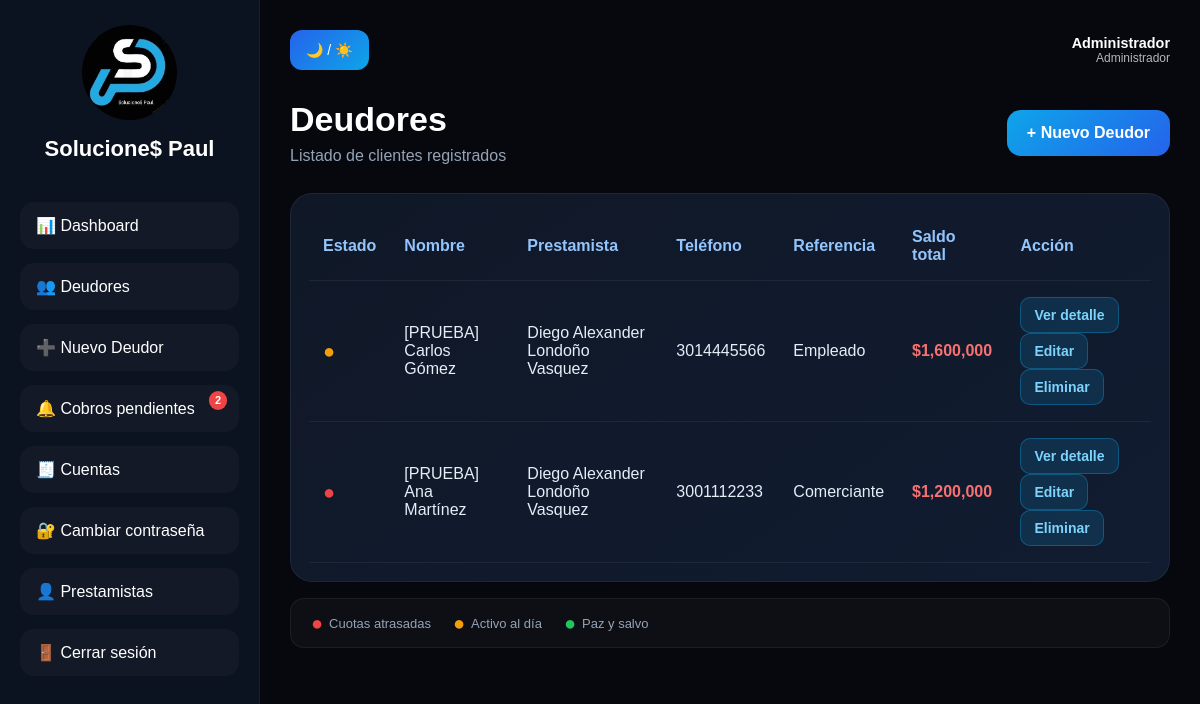
Screenshot of /deudores (signed in) with the database file from the repository.
### models.py (models this page shows)
class Usuario(db.Model, UserMixin):
    __tablename__ = "usuarios"
    id = db.Column(db.Integer, primary_key=True)
    nombre = db.Column(db.String(100), nullable=False)
    usuario = db.Column(db.String(80), unique=True, nullable=False)
    password_hash = db.Column(db.String(255), nullable=False)
    rol = db.Column(db.String(20), nullable=False, default="prestamista")
    activo = db.Column(db.Boolean, nullable=False, default=True)
    creado_en = db.Column(db.DateTime, default=datetime.utcnow)
    deudores = db.relationship("Deudor", backref="propietario", lazy=True)
    cuentas = db.relationship("CuentaContable", backref="propietario", lazy=True)
    @property
    def es_admin(self):
        return self.rol == "admin"
    @property
    def is_active(self):
        return self.activo

class Deudor(db.Model):
    __tablename__ = "deudores"
    id = db.Column(db.Integer, primary_key=True)
    usuario_id = db.Column(db.Integer, db.ForeignKey("usuarios.id"), nullable=True, index=True)
    nombre = db.Column(db.String(150), nullable=True)
    cedula = db.Column(db.String(50), unique=True, nullable=True)
    telefono = db.Column(db.String(50), nullable=True)
    direccion = db.Column(db.String(200))
    correo = db.Column(db.String(120))
    referencia = db.Column(db.String(150))
    nota = db.Column(db.Text)
    creado_en = db.Column(db.DateTime, default=datetime.utcnow)
    prestamos = db.relationship(
        "Prestamo",
        backref="deudor",
        lazy=True,
        cascade="all, delete-orphan"
    )

### app.py (the view)
@app.route("/deudores")
@login_required
def deudores():
    query = Deudor.query
    if not current_user.es_admin:
        query = query.filter_by(usuario_id=current_user.id)
    lista = query.order_by(Deudor.creado_en.desc()).all()
    return render_template("deudores.html", deudores=lista)

### app.py (called while the page is built)
def csrf_token():
    if "_csrf_token" not in session:
        session["_csrf_token"] = secrets.token_urlsafe(32)
    return session["_csrf_token"]

@app.before_request
def validar_csrf():
    if app.config.get("TESTING"):
        return
    if request.method in ("POST", "PUT", "PATCH", "DELETE"):
        esperado = session.get("_csrf_token", "")
        recibido = request.form.get("csrf_token", "") or request.headers.get("X-CSRF-Token", "")
        if not esperado or not hmac.compare_digest(esperado, recibido):
            abort(400, description="La sesión del formulario venció. Recarga la página e inténtalo nuevamente.")

@app.after_request
def agregar_cabeceras_seguridad(response):
    response.headers["X-Content-Type-Options"] = "nosniff"
    response.headers["X-Frame-Options"] = "DENY"
    response.headers["Referrer-Policy"] = "strict-origin-when-cross-origin"
    response.headers["Permissions-Policy"] = "camera=(), microphone=(), geolocation=()"
    if app.config["SESSION_COOKIE_SECURE"]:
        response.headers["Strict-Transport-Security"] = "max-age=31536000; includeSubDomains"
    return response

@login_manager.user_loader
def load_user(user_id):
    return Usuario.query.get(int(user_id))

def obtener_cuotas_urgentes():
    hoy = date.today()
    manana = hoy + timedelta(days=1)
    query = Cuota.query.join(Prestamo).join(Deudor)
    if not current_user.es_admin:
        query = query.filter(Deudor.usuario_id == current_user.id)
    cuotas_urgentes = query.filter(
        Cuota.estado.notin_(["pagada"]),
        (
            (Cuota.fecha_vencimiento == manana) |
            (Cuota.fecha_vencimiento == hoy) |
            (Cuota.fecha_vencimiento < hoy)
        )
    ).all()
    return hoy, manana, cuotas_urgentes

@app.context_processor
def inject_notificaciones_count():
    if current_user.is_authenticated:
        _, _, cuotas_urgentes = obtener_cuotas_urgentes()
        return {"notificaciones_count": len(cuotas_urgentes)}
    return {"notificaciones_count": 0}

@app.before_request
def preparar_base_de_datos():
    global _esquema_preparado
    if not _esquema_preparado:
        asegurar_esquema()
        crear_admin()
        asignar_datos_existentes_al_admin()
        _esquema_preparado = True

### templates/deudores.html (shortened to what this page needs)
{% extends "base.html" %}
{% block content %}
<section class="page-section">
    <div class="page-header">
        <div>
            <h1>Deudores</h1>
            <p>Listado de clientes registrados</p>
        </div>
        <a href="{{ url_for('nuevo_deudor') }}" class="btn-action">
            + Nuevo Deudor
        </a>
    </div>
    {% if deudores %}
        <div class="table-card">
            <table>
                <thead>
                    <tr>
                        <th>Estado</th>
                        <th>Nombre</th>
                        {% if current_user.es_admin %}<th>Prestamista</th>{% endif %}
                        <th>Teléfono</th>
                        <th>Referencia</th>
                        <th>Saldo total</th>
                        <th>Acción</th>
                    </tr>
                </thead>
                <tbody>
                    {% for deudor in deudores %}
                    {% set tiene_atrasado   = deudor.prestamos | selectattr("estado", "equalto", "atrasado") | list %}
                    {% set tiene_activo     = deudor.prestamos | selectattr("estado", "equalto", "activo")   | list %}
                    <tr>
                        <td>
                            {% if tiene_atrasado %}
                                <span class="estado-dot dot-rojo" title="Tiene cuotas atrasadas">●</span>
                            {% elif tiene_activo %}
                                <span class="estado-dot dot-amarillo" title="Préstamos activos al día">●</span>
                            {% else %}
                                <span class="estado-dot dot-verde" title="Paz y salvo">●</span>
                            {% endif %}
                        </td>
                        {% set saldo_total = deudor.prestamos | sum(attribute="saldo_capital") %}
                        <td>{{ deudor.nombre }}</td>
                        {% if current_user.es_admin %}<td>{{ deudor.propietario.nombre }}</td>{% endif %}
                        <td>{{ deudor.telefono or "—" }}</td>
                        <td>{{ deudor.referencia or "—" }}</td>
                        <td>
                            {% if saldo_total > 0 %}
                                <strong style="color: #f87171;">${{ "{:,.0f}".format(saldo_total) }}</strong>
                            {% else %}
                                <span style="color: #34d399;">Paz y salvo</span>
                            {% endif %}
                        </td>
                        <td>
                            <a href="{{ url_for('detalle_deudor', deudor_id=deudor.id) }}" class="btn-small">
                                Ver detalle
                            </a>
                            <a href="{{ url_for('editar_deudor', deudor_id=deudor.id) }}" class="btn-small">
                                Editar
                            </a>
                            <form method="POST" action="{{ url_for('eliminar_deudor', deudor_id=deudor.id) }}" style="display:inline" onsubmit="return confirm('¿Eliminar este deudor y todos sus préstamos asociados?');">
                                <button type="submit" class="btn-small btn-danger">Eliminar</button>
                            </form>
                        </td>
                    </tr>
                    {% endfor %}
                </tbody>
            </table>
        </div>
        <div class="estado-leyenda">
            <span><span class="estado-dot dot-rojo">●</span> Cuotas atrasadas</span>
            <span><span class="estado-dot dot-amarillo">●</span> Activo al día</span>
            <span><span class="estado-dot dot-verde">●</span> Paz y salvo</span>
        </div>
    {% endif %}
</section>
{% endblock %}

### templates/base.html (shortened to what this page needs)
<!DOCTYPE html>
<html lang="es">
<head>
    <link rel="stylesheet" href="{{ url_for('static', filename='css/estilos.css') }}">
</head>
<body class="dark-mode">
    <div class="app-container">
        <aside class="sidebar">
            <div class="logo-area">
                <img src="{{ url_for('static', filename='img/logo.jpeg') }}" alt="Logo">
                <h2>Solucione$ Paul</h2>
            </div>
            <nav class="menu">
                <a href="{{ url_for('dashboard') }}" data-label="Dashboard">
                    📊 Dashboard
                </a>
                <a href="{{ url_for('deudores') }}" data-label="Deudores">
                    👥 Deudores
                </a>
                <a href="{{ url_for('nuevo_deudor') }}" data-label="Nuevo Deudor">
                    ➕ Nuevo Deudor
                </a>
                <a href="{{ url_for('notificaciones') }}" data-label="Notificaciones" class="nav-notif">
                    🔔 Cobros pendientes
                    {% if notificaciones_count > 0 %}
                        <span class="notif-badge">{{ notificaciones_count }}</span>
                    {% endif %}
                </a>
                <a href="{{ url_for('cuentas') }}" data-label="Cuentas">
                    🧾 Cuentas
                </a>
                <a href="{{ url_for('seguridad_perfil') }}" data-label="Seguridad">
                    🔐 Cambiar contraseña
                </a>
                {% if current_user.es_admin %}
                <a href="{{ url_for('prestamistas') }}" data-label="Prestamistas">
                    👤 Prestamistas
                </a>
                {% endif %}
                <form method="POST" action="{{ url_for('logout') }}" class="logout-form">
                    <button type="submit" data-label="Cerrar sesión">🚪 Cerrar sesión</button>
                </form>
            </nav>
        </aside>
        <main class="main-content">
            <header class="topbar">
                <button id="theme-toggle">
                    🌙 / ☀️
                </button>
                <div class="session-user">
                    <strong>{{ current_user.nombre }}</strong>
                    <span>{{ "Administrador" if current_user.es_admin else "Prestamista" }}</span>
                </div>
            </header>
            {% block content %}
            {% endblock %}
        </main>
    </div>
</body>
</html>

### static/css/estilos.css (style rules this page uses)
* { margin: 0; padding: 0; box-sizing: border-box; }
body { font-family: Arial, Helvetica, sans-serif; }
.session-user { margin-left: auto; display: flex; flex-direction: column; text-align: right; font-size: .9rem; }
.session-user span { opacity: .7; font-size: .75rem; }
.logout-form { margin: 0; }
.menu .logout-form button { width: 100%; border: 0; cursor: pointer; text-align: left; font: inherit; }
.dark-mode { background: #06080d; color: #ffffff; }
.app-container { display: flex; min-height: 100vh; }
.sidebar { width: 260px; background: #0b1220; border-right: 1px solid rgba(255,255,255,0.06); padding: 25px 20px; flex-shrink: 0; transition: width 0.3s ease; }
.logo-area { text-align: center; margin-bottom: 40px; }
.logo-area img { width: 95px; height: 95px; border-radius: 50%; object-fit: cover; margin-bottom: 12px; transition: width 0.3s, height 0.3s; }
.logo-area h2 { font-size: 22px; transition: opacity 0.2s; }
.menu { display: flex; flex-direction: column; gap: 14px; }
.menu a, .menu .logout-form button { text-decoration: none; color: white; padding: 14px 16px; border-radius: 14px; transition: background 0.3s ease; background: rgba(255,255,255,0.03); display: flex; align-items: center; gap: 10px; white-space: nowrap; overflow: hidden; }
.main-content { flex: 1; padding: 30px; min-width: 0; }
.topbar { display: flex; justify-content: flex-end; align-items: center; gap: 12px; margin-bottom: 30px; }
#theme-toggle { border: none; padding: 12px 16px; border-radius: 12px; cursor: pointer; background: linear-gradient(135deg, #2563eb, #0ea5e9); color: white; font-size: 14px; }
.page-section { width: 100%; }
.page-header { display: flex; justify-content: space-between; align-items: center; gap: 18px; margin-bottom: 28px; }
.page-header h1 { font-size: 34px; margin-bottom: 8px; }
.page-header p { color: #94a3b8; }
.btn-action { display: inline-block; text-decoration: none; border: none; padding: 14px 20px; border-radius: 14px; background: linear-gradient(135deg, #0ea5e9, #2563eb); color: white; font-weight: 700; cursor: pointer; }
.btn-small { display: inline-block; text-decoration: none; padding: 9px 13px; border-radius: 10px; background: rgba(14, 165, 233, 0.15); border: 1px solid rgba(14, 165, 233, 0.35); color: #7dd3fc; font-weight: 600; font-size: 14px; }
.table-card { overflow-x: auto; background: linear-gradient(145deg, #101827, #111c31); border-radius: 22px; padding: 18px; border: 1px solid rgba(255,255,255,0.06); }
table { width: 100%; border-collapse: collapse; min-width: 720px; }
thead { color: #93c5fd; }
th, td { text-align: left; padding: 16px 14px; border-bottom: 1px solid rgba(255,255,255,0.06); }
td { color: #e5edf7; }
.estado-dot { font-size: 20px; line-height: 1; cursor: default; display: inline-block; }
.dot-verde { color: #22c55e; }
.dot-amarillo { color: #f59e0b; }
.dot-rojo { color: #ef4444; }
.estado-leyenda { display: flex; gap: 22px; align-items: center; margin-top: 16px; padding: 14px 20px; background: rgba(255,255,255,0.03); border: 1px solid rgba(255,255,255,0.06); border-radius: 14px; font-size: 13px; color: #94a3b8; flex-wrap: wrap; }
.estado-leyenda span { display: flex; align-items: center; gap: 6px; }
.nav-notif { position: relative; }
.notif-badge { position: absolute; top: 6px; right: 12px; background: #ef4444; color: #fff; font-size: 11px; font-weight: 700; border-radius: 999px; padding: 1px 6px; line-height: 1.5; }

### rows the page displays
Usuario: nombre "Administrador", rol "Administrador"
Deudor: nombre "[PRUEBA] Carlos Gómez", propietario.nombre "Diego Alexander Londoño Vasquez", telefono "3014445566", referencia "Empleado", saldo_total "1,600,000"
Deudor: nombre "[PRUEBA] Ana Martínez", propietario.nombre "Diego Alexander Londoño Vasquez", telefono "3001112233", referencia "Comerciante", saldo_total "1,200,000"

### other values shown
{{ notificaciones_count }} "2"
